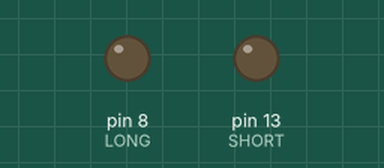
This sketch was run on a simulated Arduino Uno, built with avr-gcc and run on an emulated ATmega328P. Parts: output pins drawn as LEDs (lit = HIGH).

Above: at 0.5 s.
At 16.0 s:
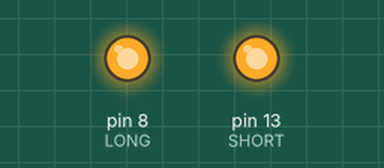
At 30.2 s:
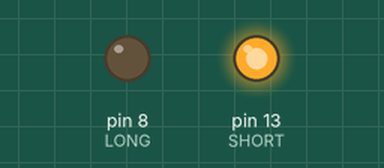
At 63.7 s:
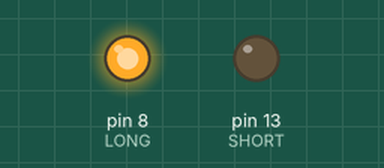
Timing chart, 0 to 65.0 s (numbered marks = the images above):
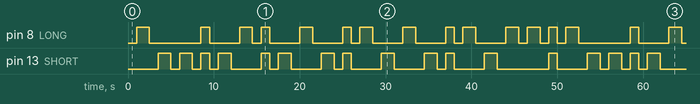

Measured:
- by itself, pin 8 (LONG), pin 13 (SHORT): moves between LOW and HIGH, repeating every 50.0 s
- by itself, everything shown: repeats every 50.0 s, in 42 steps

The sketch:

morse-code.ino
```cpp
#define DELAY_TIME 1000
#define SHORT 13
#define LONG 8

#define MESSAGE "DARCY"

static const char *alpha[] = {
    ".-",   //A
    "-...", //B
    "-.-.", //C
    "-..",  //D
    ".",    //E
    "..-.", //F
    "--.",  //G
    "....", //H
    "..",   //I
    ".---", //J
    "-.-",  //K
    ".-..", //L
    "--",   //M
    "-.",   //N
    "---",  //O
    ".--.", //P
    "--.-", //Q
    ".-.",  //R
    "...",  //S
    "-",    //T
    "..-",  //U
    "...-", //V
    ".--",  //W
    "-..-", //X
    "-.--", //Y
    "--..", //Z
    "/" //" "
};

static const char trans[27] = {'A', 'B', 'C', 'D', 'E', 'F', 'G', 'H', 'I', 'J', 'K', 'L', 'M', 'N', 'O', 'P', 'Q', 'R', 'S', 'T', 'U', 'V', 'W', 'X', 'Y', 'Z', ' '};

int find_char(char ch){
  int i;
  for(i=0;i < sizeof(trans);i++){
    if(trans[i] == ch){
      break;
    }
  }

  return i;
}
void show_msg(char *position){
  int x = 1;

  while(*position != '\0'){
    digitalWrite(SHORT, LOW);
    digitalWrite(LONG, LOW);
    delay(DELAY_TIME);

    if(*position == '.'){
      digitalWrite(SHORT, HIGH);
      delay(DELAY_TIME + 500);
    }
    else{
      digitalWrite(LONG, HIGH);
      delay(DELAY_TIME + 500);
    }
    position++;
  }
  digitalWrite(SHORT, LOW);
  digitalWrite(LONG, LOW);
  delay(DELAY_TIME);
  digitalWrite(LONG, HIGH);
  digitalWrite(SHORT, HIGH);
}

void setup() {
  pinMode(SHORT, OUTPUT);
  pinMode(LONG, OUTPUT);
}

void loop() {
  int position;
  char msg[] = MESSAGE;

  for(int i=0; i<strlen(msg);i++){
    position = find_char(msg[i]);
    show_msg((char *)alpha[position]);
    delay(DELAY_TIME);
  }
}
```
